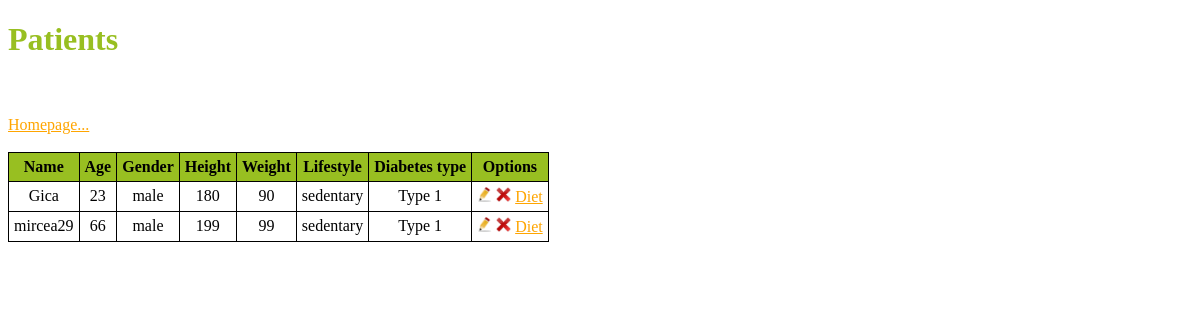
Before: /patientsList.php with the older database file.
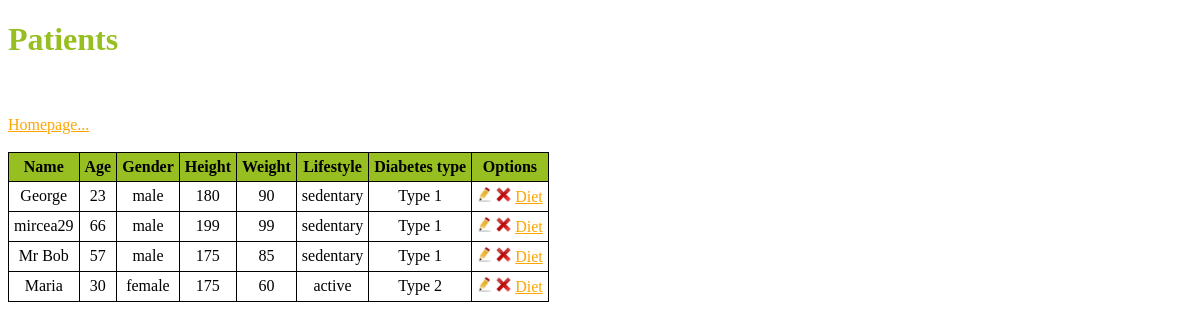
After: the same page with the newer database file.
### tables this page shows
CREATE TABLE IF NOT EXISTS `patient` (
  `id` int(11) NOT NULL AUTO_INCREMENT,
  `name` varchar(100) NOT NULL,
  `age` int(2) NOT NULL,
  `gender` int(11) NOT NULL,
  `height` int(3) NOT NULL,
  `weight` int(3) NOT NULL,
  `lifestyle` int(11) NOT NULL,
  `diabetesType` int(11) NOT NULL,
  PRIMARY KEY (`id`)
);

### Classes/PatientProfile.php (called while the page is built, shortened)
<?php
class PatientProfile {
    private $name;
    private $age;
    private $gender;
    private $height;
    private $weight;
    private $lifestyle;
    private $diabetesType;
    public function getName() {
        return $this->name;
    }
    public function getAge() {
        return $this->age;
    }
    public function getGender() {
        return $this->gender;
    }
    public function getHeight() {
        return $this->height;
    }
    public function getWeight() {
        return $this->weight;
    }
    public function getLifestyle() {
        return $this->lifestyle;
    }
    public function getDiabetesType() {
        return $this->diabetesType;
    }
    public function load($id) {
        $sql = "SELECT * FROM patient
                WHERE id = {$id}";
        $result = mysql_query($sql);
        $row = mysql_fetch_assoc($result);
        $this->name = $row['name'];
        $this->age = $row['age'];
        $this->gender = $row['gender'];
        $this->height = $row['height'];
        $this->weight = $row['weight'];
        $this->lifestyle = $row['lifestyle'];
        $this->diabetesType = $row['diabetesType'];
        return true;
    }
    public static function getAll() {
        $sql = "SELECT * FROM patient";
        $result = mysql_query($sql);
        $patients = array();
        while ($row = mysql_fetch_assoc($result)) {
            $patients[$row['id']] = new PatientProfile();
            $patients[$row['id']]->load($row['id']);
        }
        return $patients;
    }
}
?>

### Classes/HelpClass.php (called while the page is built, shortened)
<?php
class HelpClass {
    public static function getGenders() {
        $sql = "SELECT * FROM gender";
        $result = mysql_query($sql);
        while ($row = mysql_fetch_assoc($result)) {
            $genders[$row['id']] = $row['name'];
        }
        return $genders;
    }
    public static function getDiabetesTypes() {
        $sql = "SELECT * FROM diabetesType";
        $result = mysql_query($sql);
        $types = array();
        while ($row = mysql_fetch_assoc($result)) {
            $types[$row['id']] = $row['name'];
        }
        return $types;
    }
    public static function getLifestyles() {
        $sql = "SELECT * FROM lifestyle";
        $result = mysql_query($sql);
        $lifestyles = array();
        while ($row = mysql_fetch_assoc($result)) {
            $lifestyles[$row['id']] = $row['name'];
        }
        return $lifestyles;
    }
}
?>

### patientsList.php (the view, shortened to what this page needs)
<?php
include_once('Classes/HelpClass.php');
include_once('Classes/PatientProfile.php');
$genders = HelpClass::getGenders();
$diabetesTypes = HelpClass::getDiabetesTypes();
$lifestyles = HelpClass::getLifestyles();
$patients = PatientProfile::getAll();
?>
<!DOCTYPE html>
<html>
    <head>
        <link rel="stylesheet" type="text/css" href="css/styles.css">
    </head>
    <body>
        <h1>  Patients
        </h1>
 <a href="index.php" >Homepage...</a>
        <table class="list">
            <tbody>
                <tr>
                    <th >
                        Name
                    </th>
                    <th>
                        Age
                    </th>
                    <th>
                        Gender
                    </th>
                    <th>
                        Height
                    </th>
                    <th>
                        Weight
                    </th>
                    <th>
                        Lifestyle
                    </th>
                    <th>
                        Diabetes type
                    </th>
                    <th>
                        Options
                    </th>
                </tr>
                <?php
                if (count($patients) > 0) {
                    foreach ($patients as $key => $patient) {
                        echo "<tr>
                                    <td>{$patient->getName()}
                                    </td>
                                    <td>{$patient->getAge()}
                                    </td>
                                    <td>{$genders[$patient->getGender()]}
                                    </td>
                                    <td>{$patient->getHeight()}
                                    </td>
                                    <td>{$patient->getWeight()}
                                    </td>
                                    <td>{$lifestyles[$patient->getLifestyle()]}
                                    </td>
                                    <td>{$diabetesTypes[$patient->getDiabetesType()]}
                                    </td>
                                    <td>
                                    <a href=\"profile.php?patient={$key}\" ><image width=\"15px\" height=\"15px\" src=\"images/edit.png\" alt=\"edit\"/></a>
                                    <a href=\"patientsList.php?delete={$key}\" ><image width=\"15px\" height=\"15px\" src=\"images/delete.png\" alt=\"delete\"/></a>
                                    <a href=\"dishesList.php?patient={$key}\" >Diet</a>
                                    </td>
                                 </tr>";
                    }
                }
                ?>
            </tbody>
        </table>    </br></br>
    </body>
</html>

### css/styles.css (style rules this page uses)
td { padding:5px; }
table.list td { padding:5px; margin: 0; border: 1px solid; text-align: center; vertical-align: middle; }
table.list th { padding:5px; margin: 0; border: 1px solid; text-align: center; background-color: #98BF21; }
table.list { padding:10px; border-collapse: collapse; margin: 0; text-align: center; }
a { color: orange; }
h1 { color:#98BF21; }

Changed rows visible on the page:
changed patient: name "Gica" → "George"
added patient: name "Mr Bob", age "57", Gender "male", height "175", weight "85", Lifestyle "sedentary", DiabetesType "Type 1"
added patient: name "Maria", age "30", Gender "female", height "175", weight "60", Lifestyle "active", DiabetesType "Type 2"
